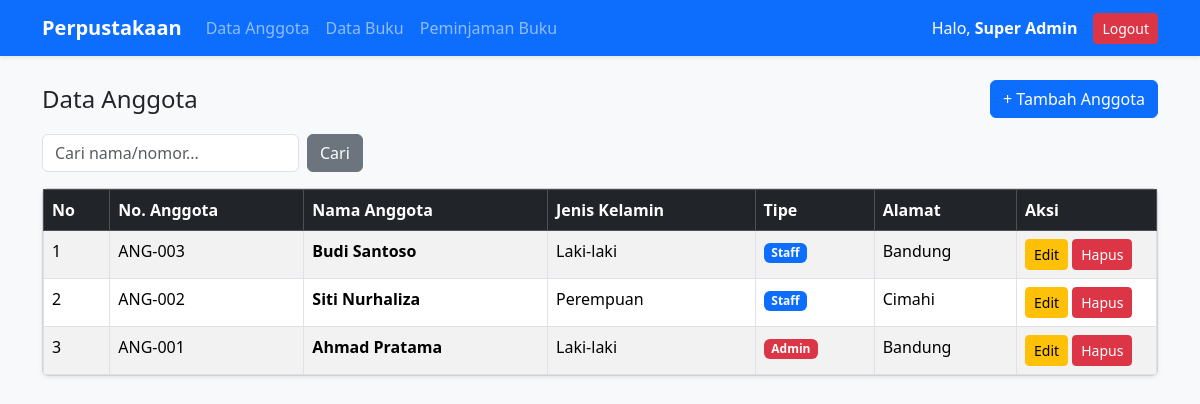
The app's page /index.php (signed in) with its own data.
### tables this page shows
CREATE TABLE IF NOT EXISTS `anggota` (
  `id` INT AUTO_INCREMENT PRIMARY KEY,
  `nomor_anggota` VARCHAR(20) NOT NULL UNIQUE,
  `nama` VARCHAR(100) NOT NULL,
  `jenis_kelamin` ENUM('Laki-laki', 'Perempuan') NOT NULL DEFAULT 'Laki-laki',
  `tipe_anggota` ENUM('Admin', 'Staff') NOT NULL DEFAULT 'Staff',
  `alamat` TEXT NULL,
  `is_delete` TINYINT(1) NOT NULL DEFAULT 0
);

### index.php (the view, shortened to what this page needs)
<?php
include 'koneksi.php';
include 'navbar.php';
$cari = isset($_GET['cari']) ? $_GET['cari'] : '';
if ($cari != '') {
    $query = mysqli_query($conn, "SELECT * FROM anggota WHERE is_delete=0 AND (nama LIKE '%$cari%' OR nomor_anggota LIKE '%$cari%') ORDER BY id DESC");
} else {
    $query = mysqli_query($conn, "SELECT * FROM anggota WHERE is_delete=0 ORDER BY id DESC");
}
?>
<div class="d-flex justify-content-between align-items-center mb-3">
    <h4 class="mb-0">Data Anggota</h4>
    <a href="anggota_tambah.php" class="btn btn-primary">+ Tambah Anggota</a>
</div>
<form method="GET" class="row g-2 mb-3">
    <div class="col-auto">
        <input type="text" name="cari" class="form-control" placeholder="Cari nama/nomor..." value="<?= $cari; ?>">
    </div>
    <div class="col-auto">
        <button type="submit" class="btn btn-secondary">Cari</button>
    </div>
</form>
<div class="card shadow-sm">
    <table class="table table-bordered table-striped mb-0">
        <thead class="table-dark">
            <tr>
                <th>No</th>
                <th>No. Anggota</th>
                <th>Nama Anggota</th>
                <th>Jenis Kelamin</th>
                <th>Tipe</th>
                <th>Alamat</th>
                <th width="140">Aksi</th>
            </tr>
        </thead>
        <tbody>
            <?php if (mysqli_num_rows($query) > 0): ?>
                <?php $no = 1; while ($row = mysqli_fetch_assoc($query)): ?>
                    <tr>
                        <td><?= $no++; ?></td>
                        <td><?= $row['nomor_anggota']; ?></td>
                        <td><b><?= $row['nama']; ?></b></td>
                        <td><?= $row['jenis_kelamin']; ?></td>
                        <td>
                            <span class="badge <?= ($row['tipe_anggota'] == 'Admin') ? 'bg-danger' : 'bg-primary'; ?>">
                                <?= $row['tipe_anggota']; ?>
                            </span>
                        </td>
                        <td><?= $row['alamat']; ?></td>
                        <td>
                            <a href="anggota_edit.php?id=<?= $row['id']; ?>" class="btn btn-warning btn-sm">Edit</a>
                            <a href="anggota_hapus.php?id=<?= $row['id']; ?>" class="btn btn-danger btn-sm" onclick="return confirm('Hapus anggota ini?')">Hapus</a>
                        </td>
                    </tr>
                <?php endwhile; ?>
            <?php else: ?>
                <tr>
                    <td colspan="7" class="text-center py-3">Tidak ada data anggota.</td>
                </tr>
            <?php endif; ?>
        </tbody>
    </table>
</div>
</div>
</body>
</html>

### navbar.php (shortened to what this page needs)
<!DOCTYPE html>
<html>
<head>
    <link href="https://cdn.jsdelivr.net/npm/bootstrap@5.3.3/dist/css/bootstrap.min.css" rel="stylesheet">
</head>
<body class="bg-light">
<nav class="navbar navbar-expand-lg navbar-dark bg-primary mb-4 shadow-sm">
    <div class="container">
        <a class="navbar-brand fw-bold" href="index.php">Perpustakaan</a>
        <div class="navbar-nav me-auto">
            <a class="nav-link" href="index.php">Data Anggota</a>
            <a class="nav-link" href="buku.php">Data Buku</a>
            <a class="nav-link" href="peminjaman.php">Peminjaman Buku</a>
        </div>
        <div class="text-white d-flex align-items-center gap-3">
            <span>Halo, <b><?= $_SESSION['user']['nama']; ?></b></span>
            <a href="logout.php" class="btn btn-danger btn-sm" onclick="return confirm('Yakin ingin logout?')">Logout</a>
        </div>
    </div>
</nav>
<div class="container pb-5">

### records on screen
anggota: nomor_anggota "ANG-003", nama "Budi Santoso", jenis_kelamin "Laki-laki", tipe_anggota "Staff", alamat "Bandung"
anggota: nomor_anggota "ANG-002", nama "Siti Nurhaliza", jenis_kelamin "Perempuan", tipe_anggota "Staff", alamat "Cimahi"
anggota: nomor_anggota "ANG-001", nama "Ahmad Pratama", jenis_kelamin "Laki-laki", tipe_anggota "Admin", alamat "Bandung"

### other values on screen
$_SESSION['user']['nama'] "Super Admin"
